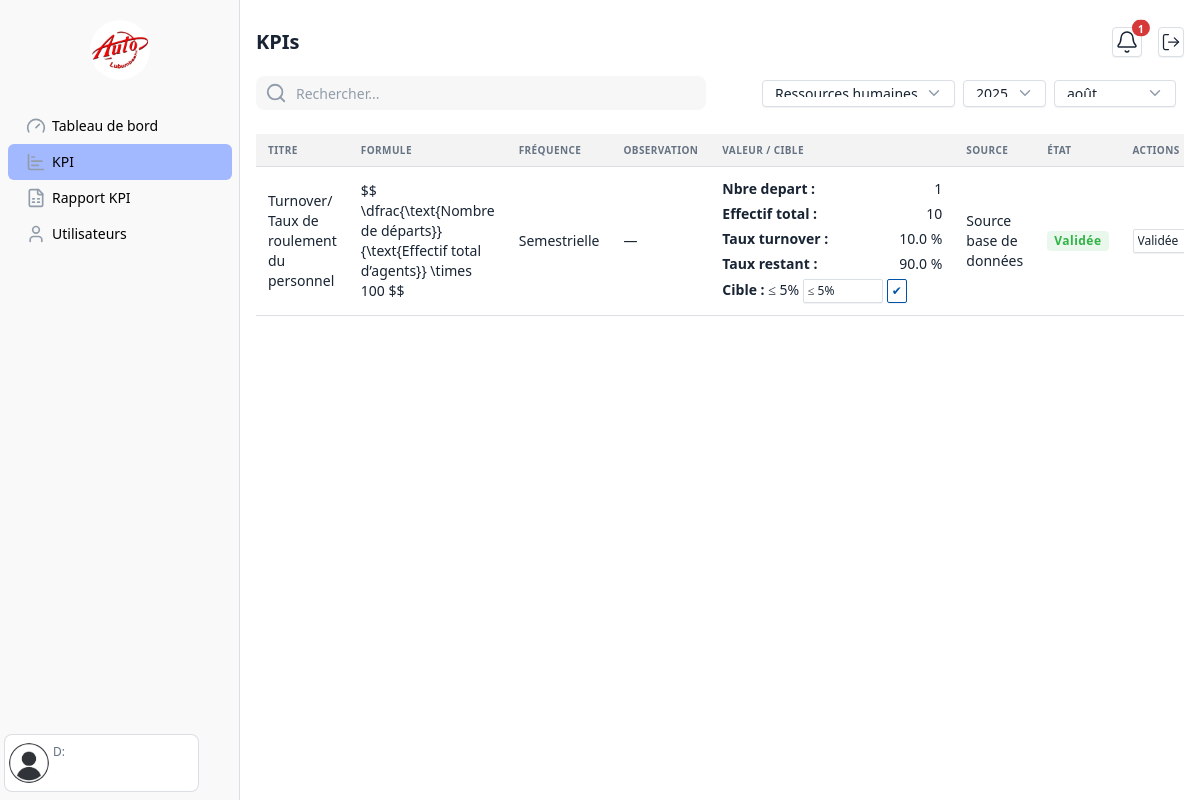
The page /smq/kpi/?annee=2025&mois=8&departement=Ressources+humaines on the database its author committed.
### Departement/models.py (models this page shows, shortened)
class KPI(models.Model):
    DEPARTEMENTS = [
        ("Ressources humaines", "Ressources humaines"),
        ("Garage", "Garage"),
    ]
    FREQUENCE_CHOICES = [
        ("Mensuelle", "Mensuelle"),
        ("Trimestrielle", "Trimestrielle"),
        ("Semestrielle", "Semestrielle"),
        ("Annuelle", "Annuelle"),
    ]
    SOURCE_TYPE_CHOICES = [
        ("manuel", "Saisie manuelle"),
        ("fichier", "Fichier uploadé"),
        ("base", "Source base de données"),
    ]
    nom = models.CharField(max_length=255)
    formule = models.TextField(blank=True, null=True)
    frequence = models.CharField(max_length=20, choices=FREQUENCE_CHOICES, default='Mensuelle')
    departement = models.CharField(max_length=50, choices=DEPARTEMENTS)
    source_type = models.CharField(max_length=20, choices=SOURCE_TYPE_CHOICES, default="manuel")  # 🔹 Ajout
    periode_annee = models.PositiveSmallIntegerField()
    periode_mois = models.PositiveSmallIntegerField(default=0, help_text="0 = pas de mois, sinon 1-12")
    valeur_cible = models.CharField(max_length=100)
    formule_mathjax = models.CharField(max_length=1024, default='', null=True)
    soumis_par = models.ForeignKey(User, on_delete=models.SET_NULL, null=True, blank=True, related_name="kpis_soumis")
    date_soumission = models.DateTimeField(auto_now_add=True, null=True, blank=True)
    class Meta:
        unique_together = ("nom", "departement", "periode_annee", "periode_mois")
        ordering = ["nom", "-periode_annee", "-periode_mois"]

class KPISubmission(models.Model):
    ETAT_CHOICES = [
        ("En attente", "En attente"),
        ("Validée", "Validée"),
        ("Rejetée", "Rejetée"),
    ]
    kpi = models.ForeignKey(KPI, on_delete=models.CASCADE, related_name="soumissions")
    valeur = models.CharField(max_length=255, blank=True, null=True)
    periode_annee = models.PositiveSmallIntegerField()
    periode_mois = models.PositiveSmallIntegerField(default=0, help_text="0 = pas de mois, sinon 1-12")
    facteurs_utilises = models.JSONField(blank=True, null=True, help_text="Facteurs utilisés pour le calcul du KPI")
    observation = models.TextField(blank=True, null=True)
    source_type = models.CharField(max_length=20, choices=KPI.SOURCE_TYPE_CHOICES, default="manuel")
    soumis_par = models.ForeignKey(User, on_delete=models.SET_NULL, null=True, blank=True)
    date_soumission = models.DateTimeField(auto_now_add=True, null=True)
    etat = models.CharField(max_length=20, choices=ETAT_CHOICES, default="En attente")
    class Meta:
        unique_together = ("kpi", "periode_annee", "periode_mois", "soumis_par")
        ordering = ["-date_soumission"]

### SMQ/views_kpi.py (the view)
# urls.py: path("kpi/", page_kpi, name="smq/kpi"),
def page_kpi(request):
    default_year = datetime.now().year
    default_month = datetime.now().month
    selected_year = request.GET.get("annee")
    selected_month = request.GET.get("mois")
    selected_dept = request.GET.get("departement")
    need_redirect = False
    params = {}
    try:
        selected_year_int = int(selected_year)
    except (TypeError, ValueError):
        selected_year_int = default_year
        need_redirect = True
    params["annee"] = str(selected_year_int)
    try:
        selected_month_int = int(selected_month)
    except (TypeError, ValueError):
        selected_month_int = default_month
        need_redirect = True
    params["mois"] = str(selected_month_int)
    if not selected_dept:
        selected_dept = KPI.DEPARTEMENTS[0][0] if KPI.DEPARTEMENTS else ""
        need_redirect = True
    params["departement"] = selected_dept
    if need_redirect:
        url = reverse("smq/kpi") + "?" + urlencode(params)
        return HttpResponseRedirect(url)
    kpi_filter = {"departement": selected_dept} if selected_dept else {}
    kpis = KPI.objects.filter(**kpi_filter).order_by("nom")
    soumissions = KPISubmission.objects.select_related("kpi").filter(
        periode_annee=selected_year_int,
        periode_mois=selected_month_int,
        kpi__departement=selected_dept,
    )
    submissions_map = defaultdict(list)
    for s in soumissions:
        submissions_map[s.kpi.id].append(s)
    lignes = []
    for kpi in kpis:
        soum_list = submissions_map.get(kpi.id, [])
        soum = soum_list[0] if soum_list else None
        lignes.append({
            "kpi": kpi,
            "soumission": soum,
            "mois": selected_month_int,
            "annee": selected_year_int,
            "cible": getattr(kpi, "valeur_cible", None),
        })
    with translation.override('fr'):
        mois_dict = {i: date_format(datetime(1900, i, 1), 'F') for i in range(1, 13)}
    context = {
        "lignes": lignes,
        "filtre_annee": str(selected_year_int),
        "filtre_mois": str(selected_month_int),
        "filtre_departement": selected_dept,
        "departements": KPI.DEPARTEMENTS,
        "annees": [default_year],
        "mois": mois_dict,
        "pagename": "kpi"
    }
    return render(request, "smq/kpi.html", context)

### Departement/templatetags/filters_depart.py (called while the page is built)
@register.filter
def replace_chars(value, chars_to_replace):
    for c in chars_to_replace:
        value = value.replace(c, " ")
    return value

@register.filter
def maybe_percent(d, key):
    val = d.get(key)
    keys_with_percent = [
        "taux_turnover",
        "taux_restant",
        "taux_depart",
        "taux_fidelisation",
        "taux_non_fidelisation",
        "taux_atteinte_objectifs"
    ]
    if key in keys_with_percent:
        return f"{val} %"
    return val

### SMQ/templates/smq/kpi.html (shortened to what this page needs)
{% load static %}
{% load custom_filters filters_depart %}
{% load kpi_tags %}
<!DOCTYPE html>
<html lang="fr">
<head>
  <link rel="stylesheet" href="{% static 'libs/tabler/css/tabler.css' %}" />
</head>
<body class="bg-white">
  <div class="page">
    {% include 'smq/includes/sidebar.html' with pagename=pagename %}
    <div class="page-wrapper">
      <div class="page-header">
        <div class="container-xl d-flex justify-content-between align-items-center w-100">
          <h2 class="page-title">KPIs</h2>
          <div class="d-flex gap-3">
            <a href="#" id="off-canvas-notification" class="btn btn-icon position-relative" style="min-width: 24px; min-height: 24px; padding: 2px;">
              <span id="badge-soumissions" class="position-absolute top-0 start-100 translate-middle badge rounded-pill bg-danger" style="font-size: 10px; color: white; display: none;"></span>
            </a>
            <a href="{% url 'logout' %}" class="btn btn-icon" style="min-width: 24px; min-height: 24px; padding: 2px;">
              <svg xmlns="http://www.w3.org/2000/svg" style="height: 20px; width: 20px;" width="24" height="24"
                  viewBox="0 0 24 24" fill="none" stroke="currentColor" stroke-width="1.5" stroke-linecap="round"
                  stroke-linejoin="round">
                <path d="m16 17 5-5-5-5"/><path d="M21 12H9"/><path d="M9 21H5a2 2 0 0 1-2-2V5a2 2 0 0 1 2-2h4"/>
              </svg>
            </a>
          </div>
        </div>
      </div>
      <div class="page-body mb-0 mt-3">
        <div class="container-xl">
          <div class="d-flex justify-content-between align-items-center mb-4">
            <div style="width: 450px;">
              <form method="get" class="input-icon">
                <span class="input-icon-addon">
                  <svg xmlns="http://www.w3.org/2000/svg" width="22" height="22" stroke="currentColor" stroke-width="2" fill="none" viewBox="0 0 24 24" stroke-linecap="round" stroke-linejoin="round">
                    <circle cx="11" cy="11" r="8"></circle><line x1="21" y1="21" x2="16.65" y2="16.65"></line>
                  </svg>
                </span>
                <input
                  type="text"
                  name="search"
                  value="{{ request.GET.search|default:'' }}"
                  class="form-control border-0 shadow-none rounded-3 input-search"
                  style="height: 34px; background-color: rgba(0, 0, 0, 0.03);"
                  placeholder="Rechercher..."
                />
              </form>
            </div>
            <form method="get" class="d-flex align-items-center justify-content-center" id="filterForm">
              <select name="departement" class="form-select me-2" style="height: 27px; padding-top: 3px; width: auto;"
                      onchange="document.getElementById('filterForm').submit();">
                {% for val, label in departements %}
                  <option value="{{ val }}" {% if val == filtre_departement %}selected{% endif %}>{{ label }}</option>
                {% endfor %}
              </select>
              <select name="annee" class="form-select me-2" style="height: 27px; padding-top: 3px; width: auto;"
                      onchange="document.getElementById('filterForm').submit();">
                {% for a in annees %}
                  <option value="{{ a }}" {% if a|stringformat:"s" == filtre_annee %}selected{% endif %}>{{ a }}</option>
                {% endfor %}
              </select>
              <select name="mois" class="form-select me-2" style="height: 27px; padding-top: 3px; width: auto;"
                      onchange="document.getElementById('filterForm').submit();">
                {% for num, nom in mois.items %}
                  <option value="{{ num }}" {% if num|stringformat:"s" == filtre_mois %}selected{% endif %}>{{ nom }}</option>
                {% endfor %}
              </select>
            </form>
          </div>
          <div class="table-responsive mt-4" style="max-height: 470px;">
            <table class="table table-vcenter">
              <thead class="sticky-top">
                <tr>
                  <th style="background:rgb(243, 243, 243)">Titre</th>
                  <th style="background:rgb(243, 243, 243)">Formule</th>
                  <th style="background:rgb(243, 243, 243)">Fréquence</th>
                  <th style="background:rgb(243, 243, 243)">Observation</th>
                  <th style="background:rgb(243, 243, 243)">Valeur / Cible</th>
                  <th style="background:rgb(243, 243, 243)">Source</th>
                  <th style="background:rgb(243, 243, 243)">État</th>
                  <th style="background:rgb(243, 243, 243)">Actions</th>
                </tr>
              </thead>
              <tbody>
                {% for ligne in lignes %}
                  <tr>
                    <td>{{ ligne.kpi.nom }}</td>
                    <td>
                      {% if ligne.kpi.formule_mathjax %}
                        <div class="small-text">$$ {{ ligne.kpi.formule_mathjax }} $$</div>
                      {% else %}
                        —
                      {% endif %}
                    </td>
                    <td>{{ ligne.kpi.frequence|default:"—" }}</td>
                    <td>
                      {% if ligne.soumission and ligne.soumission.observation %}
                        {{ ligne.soumission.observation }}
                      {% else %}
                        —
                      {% endif %}
                    </td>
                    <td>
                      {% if ligne.soumission and ligne.soumission.facteurs_utilises %}
                        {% for key in ligne.soumission.facteurs_utilises %}
                          <div style="display: flex; justify-content: space-between; white-space: nowrap; margin-bottom: 5px; width: 220px;">
                            <strong>{{ key|replace_chars:"_/"|capfirst }} :</strong>
                            <span style="{% if key == 'taux_turnover' and ligne.soumission.is_conform == False %}color:red{% endif %};">
                              {{ ligne.soumission.facteurs_utilises|maybe_percent:key }}
                            </span>
                          </div>
                        {% endfor %}
                      {% else %}
                        —
                      {% endif %}
                      <div class="text-nowrap">
                        <strong>Cible :</strong>
                        <span>
                          {% if ligne.cible %}
                            {{ ligne.cible }}
                          {% else %}
                            <em>—</em>
                          {% endif %}
                        </span>
                        <form method="post" action="{% url 'update_kpi_target' %}" class="d-inline-flex align-items-center" style="gap: 4px;">
                          <input type="text" name="valeur_cible" class="form-control form-control-sm" style="width: 80px;" value="{{ ligne.cible|default:'' }}" placeholder="Ex: >= 10">
                          <button type="submit" class="btn btn-sm btn-outline-primary">✔</button>
                        </form>
                      </div>
                    </td>
                    <td>{{ ligne.kpi.get_source_type_display|default:"—" }}</td>
                    <td>
                      {% if ligne.soumission %}
                        {% if ligne.soumission.etat == 'Validée' %}
                          <span class="badge bg-green-lt badge-status">{{ ligne.soumission.etat }}</span>
                        {% elif ligne.soumission.etat == 'En attente' %}
                          <span class="badge bg-yellow-lt badge-status">{{ ligne.soumission.etat }}</span>
                        {% else %}
                          <span class="badge bg-red-lt badge-status">{{ ligne.soumission.etat }}</span>
                        {% endif %}
                      {% else %}
                        <span class="badge bg-muted-lt">Aucune soumission</span>
                      {% endif %}
                    </td>
                    <td>
                      {% if ligne.soumission %}
                        <form method="post" class="d-flex" action="{% url 'changer_etat_kpi' %}">
                          <select name="etat" class="form-select form-select-sm" style="width:auto; display:inline;">
                            {% for val, label in ligne.soumission.ETAT_CHOICES %}
                              <option value="{{ val }}" {% if val == ligne.soumission.etat %}selected{% endif %}>{{ label }}</option>
                            {% endfor %}
                          </select>
                        </form>
                      {% else %}
                        <span class="text-muted">Aucune action</span>
                      {% endif %}
                    </td>
                  </tr>
                {% empty %}
                  <tr><td colspan="9" class="text-center text-muted">Aucune donnée disponible.</td></tr>
                {% endfor %}
              </tbody>
            </table>
          </div>
        </div>
      </div>
    </div>
  </div>
</body>
</html>

### SMQ/templates/smq/kpi.html (style rules this page uses)
* { font-family: "Noto Sans" !important; }

### rows shown on the page
KPI: kpi.nom "Turnover/ Taux de roulement du personnel", kpi.formule_mathjax "\\dfrac{\\text{Nombre de départs}}{\\text{Effectif total d’agents}} \\times 100", kpi.frequence "Semestrielle", facteurs_utilises "Nbre depart" "Effectif total" "Taux turnover" "Taux restant", soumission.facteurs_utilises|maybe_percent "1" "10" "10.0 %" "90.0 %", cible "≤ 5%", valeur_cible "≤ 5%", kpi.source_type "Source base de données", soumission.etat "Validée", etat "Validée"

### other values the page prints
form field departement "Ressources humaines"
form field annee "2025"
form field mois "août"
